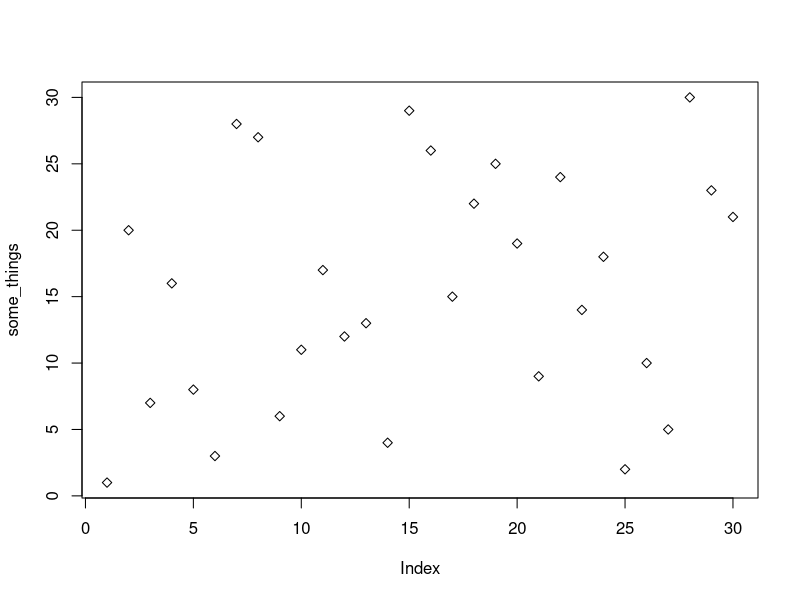

The R source for this figure:
# This is some dummy code so we can see how Version control works!
some_things = sample(1:30)
some_things

some_things + 2.5

plot(some_things, pch=23)
